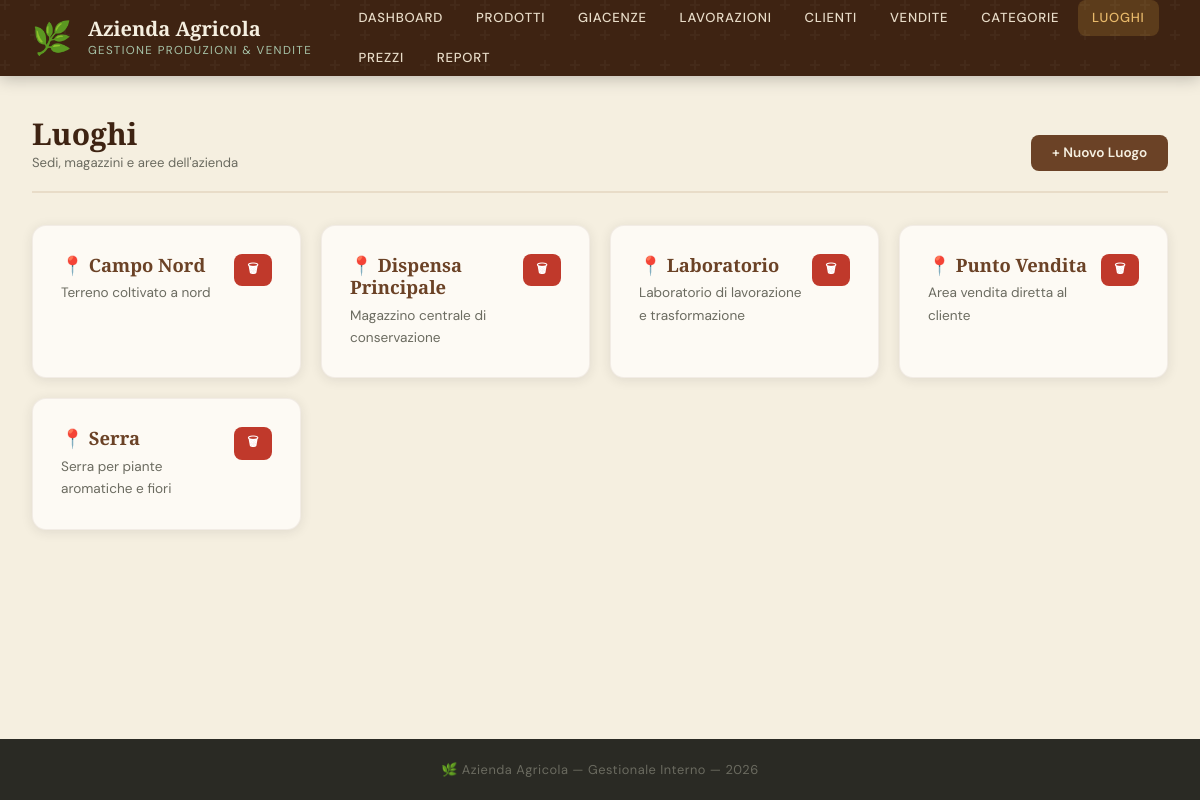
/luoghi.php, run on the app's committed database.
### tables this page shows
CREATE TABLE LUOGO (
    id_luogo INT AUTO_INCREMENT PRIMARY KEY,
    nome VARCHAR(100) NOT NULL UNIQUE,
    descrizione TEXT
);

### src/db.php (called while the page is built, shortened)
<?php
function db_query(mysqli $conn, string $sql, string $types = '', array $params = []): array {
    if ($types && $params) {
        $stmt = $conn->prepare($sql);
        if (!$stmt) return [];
        $stmt->bind_param($types, ...$params);
        $stmt->execute();
        $result = $stmt->get_result();
        $stmt->close();
    } else {
        $result = $conn->query($sql);
    }
    $rows = [];
    while ($row = $result->fetch_assoc()) $rows[] = $row;
    return $rows;
}

### src/luoghi.php (the view, shortened to what this page needs)
<?php
require_once __DIR__ . '/db.php';
$luoghi = db_query($conn, "SELECT * FROM LUOGO ORDER BY nome");
include __DIR__ . '/header.php';
?>
<div class="page-header">
    <div><h1 class="page-title">Luoghi<small>Sedi, magazzini e aree dell'azienda</small></h1></div>
    <button class="btn btn--primary" data-modal-open="modal-add">+ Nuovo Luogo</button>
</div>
<div class="card-grid">
<?php if (empty($luoghi)): ?>
    <div class="empty-state" style="grid-column:1/-1"><div class="empty-state__icon">📍</div><p>Nessun luogo registrato.</p></div>
<?php else: ?>
<?php foreach ($luoghi as $l): ?>
<div class="card" style="display:flex;flex-direction:column;gap:.75rem">
    <div style="display:flex;justify-content:space-between;align-items:flex-start">
        <div>
            <h3>📍 <?= htmlspecialchars($l['nome']) ?></h3>
            <p style="font-size:.85rem;margin-top:.25rem"><?= htmlspecialchars($l['descrizione'] ?? 'Nessuna descrizione.') ?></p>
        </div>
        <form method="post" style="display:inline;flex-shrink:0">
            <button type="submit" class="btn btn--danger btn--sm" data-confirm="Eliminare '<?= htmlspecialchars($l['nome']) ?>'?">🗑</button>
        </form>
    </div>
</div>
<?php endforeach; ?>
<?php endif; ?>
</div>
<?php include __DIR__ . '/footer.php'; ?>

### src/css/style.css (style rules this page uses)
:root { --terra: #6B4226; --terra-light: #9B6B4A; --terra-dark: #3E2312; --salvia: #7A9E7E; --salvia-light:#A8C5AA; --salvia-dark: #4A7A50; --ocra: #C8963E; --ocra-light: #E8B96A; --crema: #F5EFE0; --crema-dark: #E8DCC8; --bianco: #FDFAF4; --carbone: #2A2A24; --grigio: #6B6B60; --grigio-light:#D5D0C4; --rosso: #C0392B; --verde: #27AE60; --radius: 8px; --radius-lg: 14px; --shadow: 0 2px 12px rgba(42,42,36,0.10); --shadow-lg: 0 6px 32px rgba(42,42,36,0.16); --transition: 0.22s cubic-bezier(.4,0,.2,1); }
*, *::before, *::after { box-sizing: border-box; margin: 0; padding: 0; }
html { scroll-behavior: smooth; }
body { font-family: 'DM Sans', sans-serif; background: var(--crema); color: var(--carbone); min-height: 100vh; display: flex; flex-direction: column; font-size: 15px; line-height: 1.65; }
h1,h2,h3,h4 { font-family: 'Playfair Display', serif; line-height: 1.2; }
h1 { font-size: clamp(1.6rem,3vw,2.4rem); color: var(--terra-dark); }
h3 { font-size: 1.15rem; color: var(--terra); margin-bottom: .4rem; }
p { color: var(--grigio); }
.page-header { display: flex; align-items: flex-end; justify-content: space-between; gap: 1.5rem; margin-bottom: 2rem; padding-bottom: 1.25rem; border-bottom: 2px solid var(--crema-dark); }
.page-title { font-size: clamp(1.4rem,2.5vw,2rem); color: var(--terra-dark); }
.page-title small { display: block; font-family: 'DM Sans', sans-serif; font-size: .82rem; font-weight: 400; color: var(--grigio); margin-top: .2rem; }
.card { background: var(--bianco); border-radius: var(--radius-lg); box-shadow: var(--shadow); padding: 1.75rem; border: 1px solid rgba(107,66,38,.07); }
.card-grid { display: grid; grid-template-columns: repeat(auto-fill,minmax(260px,1fr)); gap: 1.25rem; margin-bottom: 2rem; }
.btn { display: inline-flex; align-items: center; gap: .45rem; padding: .6rem 1.3rem; border-radius: var(--radius); font-family: 'DM Sans', sans-serif; font-size: .85rem; font-weight: 600; cursor: pointer; border: none; transition: all var(--transition); text-decoration: none; white-space: nowrap; }
.btn--primary { background: var(--terra); color: var(--crema); }
.btn--danger { background: var(--rosso); color: white; }
.btn--sm { padding: .35rem .85rem; font-size: .78rem; }

### data on the page
luogo: nome "Campo Nord", descrizione "Terreno coltivato a nord"
luogo: nome "Dispensa Principale", descrizione "Magazzino centrale di conservazione"
luogo: nome "Laboratorio", descrizione "Laboratorio di lavorazione e trasformazione"
luogo: nome "Punto Vendita", descrizione "Area vendita diretta al cliente"
luogo: nome "Serra", descrizione "Serra per piante aromatiche e fiori"
